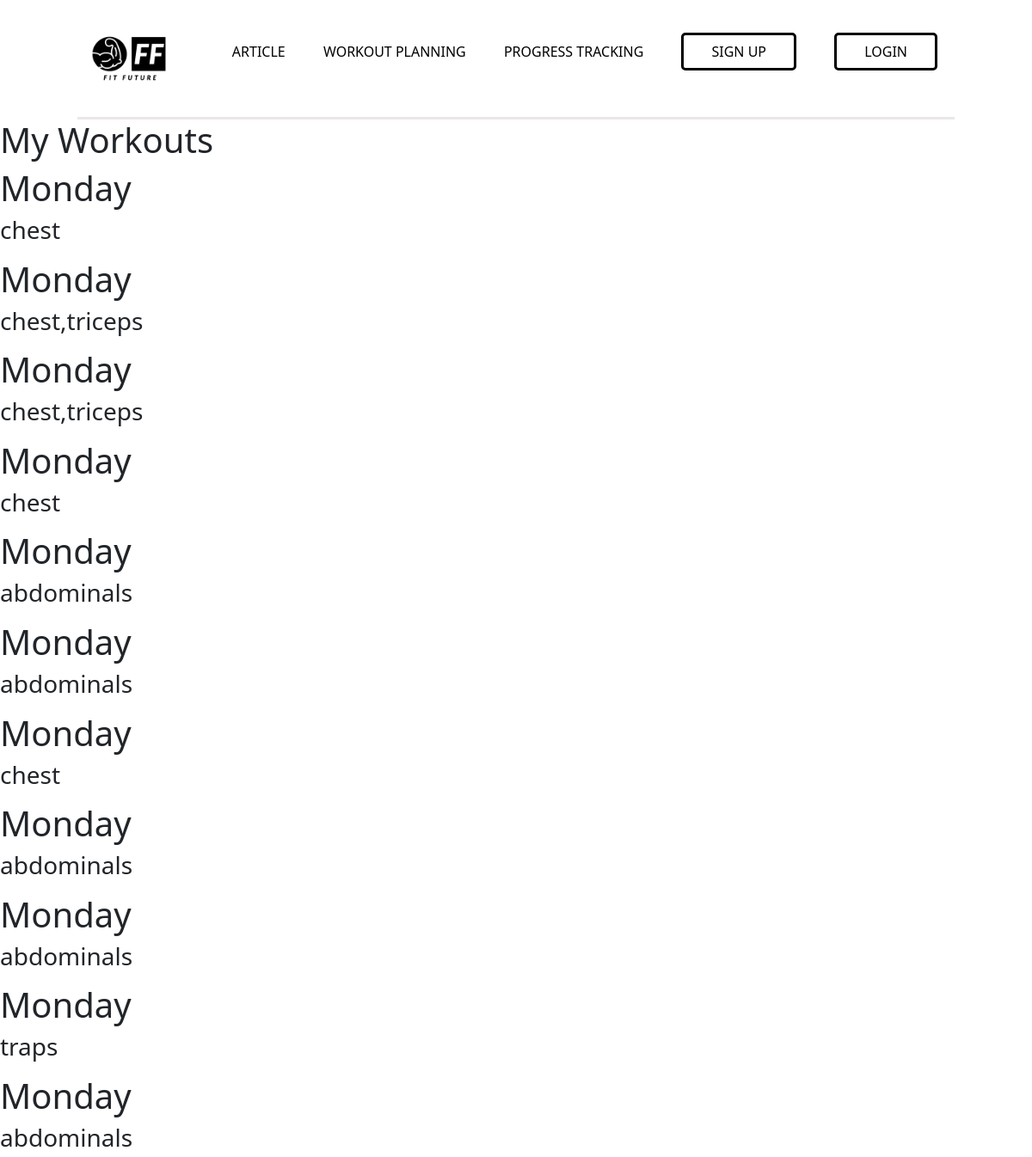
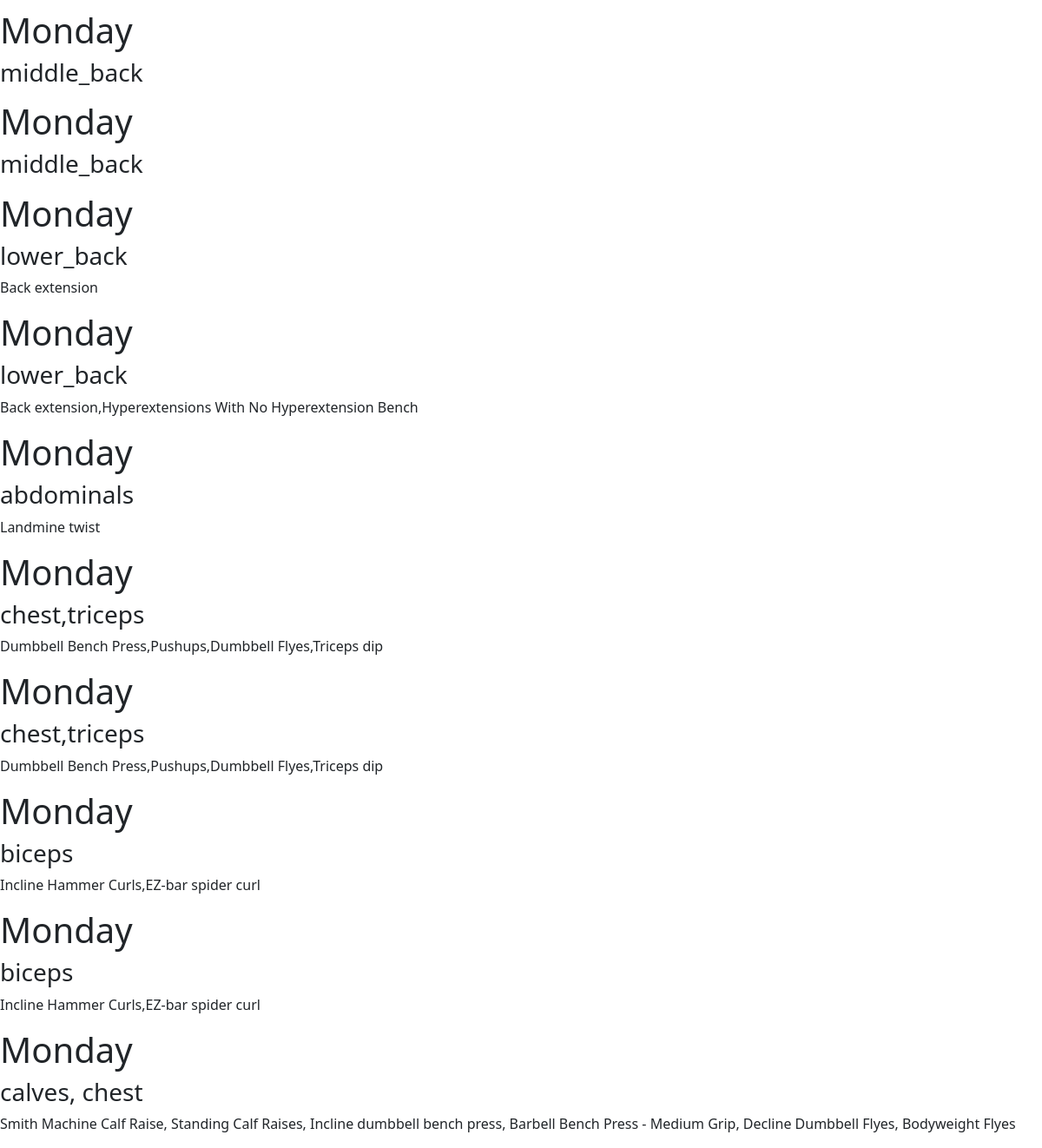
/workout/my_workouts, run on the app's committed database (2 pictures, top to bottom).
### fitfuture/db_models.py (models this page shows)
class Workout(db.Model):
    id = db.Column(db.Integer, primary_key=True)
    workout_day = db.Column(db.String(50), nullable=False)
    muscle_groups = db.Column(db.String(200), nullable=False)
    workout_type = db.Column(db.String(200), nullable=False)
    user_id = db.Column(db.Integer, db.ForeignKey('user.id'), nullable=False)

### fitfuture/routes.py (the view)
@app.route('/workout/my_workouts')
def my_workouts():
    workouts = db.session.query(Workout).all()
    return render_template("my_workouts.html", workouts=workouts)

### fitfuture/templates/my_workouts.html
{% extends "layout.html" %}
{% block content%}
    <h1>My Workouts</h1>
    {% if not workouts %}
        <p>You have no workouts planned. Click <a>here</a> to plan your workout</p>
    {% else %}
        {% for workout in workouts %}
            <div>
                <h1>{{ workout.workout_day }}</h1>
                <h3>{{ workout.muscle_groups }}</h3>
                <p>{{ workout.workout_type }}</p>
            </div>
        {% endfor %}
    {% endif %}
{% endblock %}

### fitfuture/static/styles/main.css (style rules this page uses)
body { margin: 0; padding: 0; font-family: 'Poppins', sans-serif; background-color: rgb(251, 251, 251); }

### fitfuture/static/styles/account.css (style rules this page uses)
body { font-family: Poppins; margin: 0; }

### fitfuture/static/styles/workout.css (style rules this page uses)
body { margin: 30px; }

### data on the page
Workout: workout_day "Monday", muscle_groups "chest"
Workout: workout_day "Monday", muscle_groups "chest,triceps"
Workout: workout_day "Monday", muscle_groups "chest,triceps"
Workout: workout_day "Monday", muscle_groups "chest"
Workout: workout_day "Monday", muscle_groups "abdominals"
Workout: workout_day "Monday", muscle_groups "abdominals"
Workout: workout_day "Monday", muscle_groups "chest"
Workout: workout_day "Monday", muscle_groups "abdominals"
Workout: workout_day "Monday", muscle_groups "abdominals"
Workout: workout_day "Monday", muscle_groups "traps"
Workout: workout_day "Monday", muscle_groups "abdominals"
Workout: workout_day "Monday", muscle_groups "middle_back"
Workout: workout_day "Monday", muscle_groups "middle_back"
Workout: workout_day "Monday", muscle_groups "lower_back", workout_type "Back extension"
Workout: workout_day "Monday", muscle_groups "lower_back", workout_type "Back extension,Hyperextensions With No Hyperextension Bench"
Workout: workout_day "Monday", muscle_groups "abdominals", workout_type "Landmine twist"
Workout: workout_day "Monday", muscle_groups "chest,triceps", workout_type "Dumbbell Bench Press,Pushups,Dumbbell Flyes,Triceps dip"
Workout: workout_day "Monday", muscle_groups "chest,triceps", workout_type "Dumbbell Bench Press,Pushups,Dumbbell Flyes,Triceps dip"
Workout: workout_day "Monday", muscle_groups "biceps", workout_type "Incline Hammer Curls,EZ-bar spider curl"
Workout: workout_day "Monday", muscle_groups "biceps", workout_type "Incline Hammer Curls,EZ-bar spider curl"
Workout: workout_day "Monday", muscle_groups "calves, chest", workout_type "Smith Machine Calf Raise, Standing Calf Raises, Incline dumbbell bench press, Barbell Bench Press - Medium Grip, Decline Dumbbell Flyes, Bodyweight Flyes"
